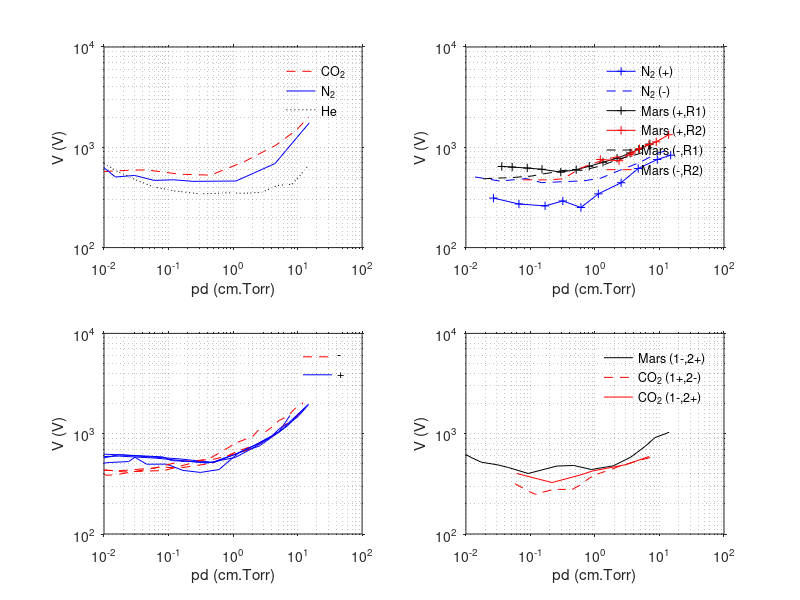
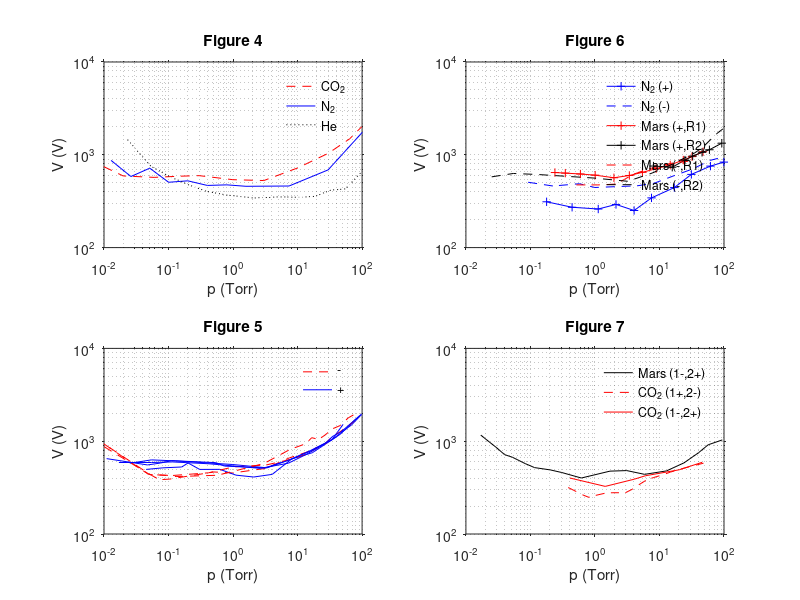

MATLAB code for these plots, in order:
clearvars
close all
clc

load('Manning2010_orig.mat')
L = 0.15; % _cm

pr.sph.CO2.M10       = 10.^Fig_4_CO2(:,1)*L; % _cm_Torr
V_cr.sph.CO2.M10     = 10.^Fig_4_CO2(:,2); % _V
pr.sph.N2.M10        = 10.^Fig_4_N2(:,1)*L; % _cm_Torr
V_cr.sph.N2.M10      = 10.^Fig_4_N2(:,2); % _V
pr.sph.He.M10        = 10.^Fig_4_He(:,1)*L; % _cm_Torr
V_cr.sph.He.M10      = 10.^Fig_4_He(:,2); % _V

pr.sph.Mars.M10{1}   = 10.^Fig_5_circle_open(:,1)*L; % _cm_Torr
V_cr.sph.Mars.M10{1} = 10.^Fig_5_circle_open(:,2); % _V
pr.sph.Mars.M10{2}   = 10.^Fig_5_circ_filled(:,1)*L; % _cm_Torr
V_cr.sph.Mars.M10{2} = 10.^Fig_5_circ_filled(:,2); % _V
pr.sph.Mars.M10{3}   = 10.^Fig_5_crosses(:,1)*L; % _cm_Torr
V_cr.sph.Mars.M10{3} = 10.^Fig_5_crosses(:,2); % _V
pr.sph.Mars.M10{4}   = 10.^Fig_5_diamond_open(:,1)*L; % _cm_Torr
V_cr.sph.Mars.M10{4} = 10.^Fig_5_diamond_open(:,2); % _V
pr.sph.Mars.M10{5}   = 10.^Fig_5_square_open(:,1)*L; % _cm_Torr
V_cr.sph.Mars.M10{5} = 10.^Fig_5_square_open(:,2); % _V
pr.sph.Mars.M10{6}   = 10.^Fig_5_square_filled(:,1)*L; % _cm_Torr
V_cr.sph.Mars.M10{6} = 10.^Fig_5_square_filled(:,2); % _V
pr.sph.Mars.M10{7}   = 10.^Fig_5_triangle_open(:,1)*L; % _cm_Torr
V_cr.sph.Mars.M10{7} = 10.^Fig_5_triangle_open(:,2); % _V

pr.cyl.N2.M10{1}     = 10.^Fig_6_N2_negative(:,1)*L; % _cm_Torr
V_cr.cyl.N2.M10{1}   = 10.^Fig_6_N2_negative(:,2); % _V
pr.cyl.N2.M10{2}     = 10.^Fig_6_N2_positive(:,1)*L; % _cm_Torr
V_cr.cyl.N2.M10{2}   = 10.^Fig_6_N2_positive(:,2); % _V
pr.cyl.Mars.M10{1}   = 10.^Fig_6_Mars_negative_R1(:,1)*L; % _cm_Torr
V_cr.cyl.Mars.M10{1} = 10.^Fig_6_Mars_negative_R1(:,2); % _V
pr.cyl.Mars.M10{2}   = 10.^Fig_6_Mars_positive_R1(:,1)*L; % _cm_Torr
V_cr.cyl.Mars.M10{2} = 10.^Fig_6_Mars_positive_R1(:,2); % _V
pr.cyl.Mars.M10{3}   = 10.^Fig_6_Mars_negative_R2(:,1)*L; % _cm_Torr
V_cr.cyl.Mars.M10{3} = 10.^Fig_6_Mars_negative_R2(:,2); % _V
pr.cyl.Mars.M10{4}   = 10.^Fig_6_Mars_positive_R2(:,1)*L; % _cm_Torr
V_cr.cyl.Mars.M10{4} = 10.^Fig_6_Mars_positive_R2(:,2); % _V

pr.cyl.CO2.M10{1}    = 10.^Fig_7_CO2_negative_positive(:,1)*L; % _cm_Torr
V_cr.cyl.CO2.M10{1}  = 10.^Fig_7_CO2_negative_positive(:,2); % _V
pr.cyl.CO2.M10{2}    = 10.^Fig_7_CO2_positive_negative(:,1)*L; % _cm_Torr
V_cr.cyl.CO2.M10{2}  = 10.^Fig_7_CO2_positive_negative(:,2); % _V
pr.cyl.Mars.M10{5}   = 10.^Fig_7_Mars_negative_positive(:,1)*L; % _cm_Torr
V_cr.cyl.Mars.M10{5} = 10.^Fig_7_Mars_negative_positive(:,2); % _V

clear Fig*

figure('Name','Manning et al., 2010: Paschen curves');
subplot(221)
loglog(...
    pr.sph.CO2.M10 , V_cr.sph.CO2.M10 , 'r--',...
    pr.sph.N2.M10  , V_cr.sph.N2.M10  , 'b-' ,...
    pr.sph.He.M10  , V_cr.sph.He.M10  , 'k:' )
set(gca,'TickDir','out','XMinorGrid','on','YMinorGrid','on')
legend('CO_2','N_2','He','Location','best')
legend boxoff
xlim([1e-2 1e2])
ylim([1e2 1e4])
xlabel('pd (cm.Torr)')
ylabel('V (V)')

subplot(222)
loglog(...
    pr.cyl.N2.M10{2}   , V_cr.cyl.N2.M10{2}   , 'b+-' ,...
    pr.cyl.N2.M10{1}   , V_cr.cyl.N2.M10{1}   , 'b--' ,...
    pr.cyl.Mars.M10{2} , V_cr.cyl.Mars.M10{2} , 'k+-' ,...
    pr.cyl.Mars.M10{4} , V_cr.cyl.Mars.M10{4} , 'r+-' ,...
    pr.cyl.Mars.M10{1} , V_cr.cyl.Mars.M10{1} , 'k--' ,...
    pr.cyl.Mars.M10{3} , V_cr.cyl.Mars.M10{3} , 'r--' )
set(gca,'TickDir','out','XMinorGrid','on','YMinorGrid','on')
legend('N_2 (+)','N_2 (-)','Mars (+,R1)','Mars (+,R2)','Mars (-,R1)','Mars (-,R2)','Location','best')
legend boxoff
xlim([1e-2 1e2])
ylim([1e2 1e4])
xlabel('pd (cm.Torr)')
ylabel('V (V)')

subplot(223)
loglog(...
    pr.sph.Mars.M10{2} , V_cr.sph.Mars.M10{2} ,'r--' ,...
    pr.sph.Mars.M10{1} , V_cr.sph.Mars.M10{1} ,'b-'  ,...
    pr.sph.Mars.M10{3} , V_cr.sph.Mars.M10{3} ,'b-'  ,...
    pr.sph.Mars.M10{4} , V_cr.sph.Mars.M10{4} ,'r--' ,...
    pr.sph.Mars.M10{6} , V_cr.sph.Mars.M10{6} ,'r--' ,...
    pr.sph.Mars.M10{5} , V_cr.sph.Mars.M10{5} ,'b-'  ,...
    pr.sph.Mars.M10{7} , V_cr.sph.Mars.M10{7} ,'b-'  )
legend('-','+','Location','best')
set(gca,'TickDir','out','XMinorGrid','on','YMinorGrid','on')
legend boxoff
xlim([1e-2 1e2])
ylim([1e2 1e4])
xlabel('pd (cm.Torr)')
ylabel('V (V)')

subplot(224)
loglog(...
    pr.cyl.Mars.M10{5} , V_cr.cyl.Mars.M10{5} ,'k-'  ,...
    pr.cyl.CO2.M10{2}  , V_cr.cyl.CO2.M10{2}  ,'r--' ,...
    pr.cyl.CO2.M10{1}  , V_cr.cyl.CO2.M10{1}  ,'r-'  )
legend('Mars (1-,2+)','CO_2 (1+,2-)','CO_2 (1-,2+)','Location','best')
set(gca,'TickDir','out','XMinorGrid','on','YMinorGrid','on')
legend boxoff
xlim([1e-2 1e2])
ylim([1e2 1e4])
xlabel('pd (cm.Torr)')
ylabel('V (V)')

%%
figure('Name','Manning et al., 2010: Original');
subplot(221)
loglog(...
    pr.sph.CO2.M10 /L, V_cr.sph.CO2.M10 , 'r--',...
    pr.sph.N2.M10  /L, V_cr.sph.N2.M10  , 'b-' ,...
    pr.sph.He.M10  /L, V_cr.sph.He.M10  , 'k:' )
set(gca,'TickDir','out','XMinorGrid','on','YMinorGrid','on')
legend('CO_2','N_2','He','Location','best')
legend boxoff
xlim([1e-2 1e2])
ylim([1e2 1e4])
xlabel('p (Torr)')
ylabel('V (V)')
title('Figure 4')

subplot(222)
loglog(...
    pr.cyl.N2.M10{2}   /L, V_cr.cyl.N2.M10{2}   , 'b+-' ,...
    pr.cyl.N2.M10{1}   /L, V_cr.cyl.N2.M10{1}   , 'b--' ,...
    pr.cyl.Mars.M10{2} /L, V_cr.cyl.Mars.M10{2} , 'r+-' ,...
    pr.cyl.Mars.M10{4} /L, V_cr.cyl.Mars.M10{4} , 'k+-' ,...
    pr.cyl.Mars.M10{3} /L, V_cr.cyl.Mars.M10{3} , 'r--' ,...
    pr.sph.Mars.M10{1} /L, V_cr.sph.Mars.M10{1} , 'k--' )
set(gca,'TickDir','out','XMinorGrid','on','YMinorGrid','on')
legend('N_2 (+)','N_2 (-)','Mars (+,R1)','Mars (+,R2)','Mars (-,R1)','Mars (-,R2)','Location','best')
legend boxoff
xlim([1e-2 1e2])
ylim([1e2 1e4])
xlabel('p (Torr)')
ylabel('V (V)')
title('Figure 6')

subplot(223)
loglog(...
    pr.sph.Mars.M10{2} /L, V_cr.sph.Mars.M10{2} , 'r--' ,...
    pr.sph.Mars.M10{1} /L, V_cr.sph.Mars.M10{1} , 'b-'  ,...
    pr.sph.Mars.M10{3} /L, V_cr.sph.Mars.M10{3} , 'b-'  ,...
    pr.sph.Mars.M10{4} /L, V_cr.sph.Mars.M10{4} , 'r--' ,...
    pr.sph.Mars.M10{6} /L, V_cr.sph.Mars.M10{6} , 'r--' ,...
    pr.sph.Mars.M10{5} /L, V_cr.sph.Mars.M10{5} , 'b-'  ,...
    pr.sph.Mars.M10{7} /L, V_cr.sph.Mars.M10{7} , 'b-'  )
legend('-','+','Location','best')
set(gca,'TickDir','out','XMinorGrid','on','YMinorGrid','on')
legend boxoff
xlim([1e-2 1e2])
ylim([1e2 1e4])
xlabel('p (Torr)')
ylabel('V (V)')
title('Figure 5')

subplot(224)
loglog(...
    pr.cyl.Mars.M10{5} /L, V_cr.cyl.Mars.M10{5} ,'k-'  ,...
    pr.cyl.CO2.M10{2}  /L, V_cr.cyl.CO2.M10{2}  ,'r--' ,...
    pr.cyl.CO2.M10{1}  /L, V_cr.cyl.CO2.M10{1}  ,'r-'  )
legend('Mars (1-,2+)','CO_2 (1+,2-)','CO_2 (1-,2+)','Location','best')
set(gca,'TickDir','out','XMinorGrid','on','YMinorGrid','on')
legend boxoff
xlim([1e-2 1e2])
ylim([1e2 1e4])
xlabel('p (Torr)')
ylabel('V (V)')
title('Figure 7')

%%
% pR.CO2.M10   = [pr.sph.CO2.M10 ; pr.cyl.CO2.M10{2}; pr.cyl.CO2.M10{1}];
% Vcr.CO2.M10  = [V_cr.sph.CO2.M10 ; V_cr.cyl.CO2.M10{2}; V_cr.cyl.CO2.M10{1}];
% 
% pR.N2.M10    = [pr.sph.N2.M10  ; pr.cyl.N2.M10{2}; pr.cyl.N2.M10{1}];
% Vcr.N2.M10   = [V_cr.sph.N2.M10  ; V_cr.cyl.N2.M10{2}; V_cr.cyl.N2.M10{1}];
% 
% pR.He.M10    = pr.sph.He.M10;
% Vcr.He.M10   = V_cr.sph.He.M10;
% 
% pR.Mars.M10  = [...
%     pr.cyl.Mars.M10{1} ; pr.cyl.Mars.M10{2} ; pr.cyl.Mars.M10{3} ; pr.cyl.Mars.M10{4} ;...
%     pr.sph.Mars.M10{1} ; pr.sph.Mars.M10{2} ; pr.sph.Mars.M10{3} ; pr.sph.Mars.M10{4} ;...
%     pr.sph.Mars.M10{5} ; pr.sph.Mars.M10{6}; pr.sph.Mars.M10{7}; pr.cyl.Mars.M10{5}];
% 
% Vcr.Mars.M10  = [...
%     V_cr.cyl.Mars.M10{1} ; V_cr.cyl.Mars.M10{2} ; V_cr.cyl.Mars.M10{3} ; V_cr.cyl.Mars.M10{4} ;...
%     V_cr.sph.Mars.M10{1} ; V_cr.sph.Mars.M10{2} ; V_cr.sph.Mars.M10{3} ; V_cr.sph.Mars.M10{4} ;...
%     V_cr.sph.Mars.M10{5} ; V_cr.sph.Mars.M10{6}; V_cr.sph.Mars.M10{7}; V_cr.cyl.Mars.M10{5}];

% figure('Name','Global')
% subplot(121)
% loglog(...
%     pR.CO2.M10  , Vcr.CO2.M10  , 'r+' , ...
%     pR.N2.M10   , Vcr.N2.M10   , 'b+' , ...
%     pR.He.M10   , Vcr.He.M10   , 'g+' , ...
%     pR.Mars.M10 , Vcr.Mars.M10 , 'k+' )
% set(gca,'TickDir','out','XMinorGrid','on','YMinorGrid','on')
% legend('CO_2','N_2','He','Mars','Location','best')
% legend boxoff
% xlim([1e-2 1e2])
% ylim([1e2 1e4])
% xlabel('pd (cm.Torr)')
% ylabel('V (V)')
% 
% subplot(122)
% clear pr V_cr d
% [~,idx]       = sort(pR.CO2.M10);
% pr.CO2.M10    = pR.CO2.M10(idx);
% V_cr.CO2.M10  = Vcr.CO2.M10(idx);
% [~,idx]       = sort(pR.N2.M10);
% pr.N2.M10     = pR.N2.M10(idx);
% V_cr.N2.M10   = Vcr.N2.M10(idx);
% [~,idx]       = sort(pR.He.M10);
% pr.He.M10     = pR.He.M10(idx);
% V_cr.He.M10   = Vcr.He.M10(idx);
% [~,idx]       = sort(pR.Mars.M10);
% pr.Mars.M10   = pR.Mars.M10(idx);
% V_cr.Mars.M10 = Vcr.Mars.M10(idx);
% clear pR Vcr idx
% 
% loglog(...
%     pr.CO2.M10  , V_cr.CO2.M10  , 'r+' , ...
%     pr.N2.M10   , V_cr.N2.M10   , 'b+' , ...
%     pr.He.M10   , V_cr.He.M10   , 'g+' , ...
%     pr.Mars.M10 , V_cr.Mars.M10 , 'k+' )
% set(gca,'TickDir','out','XMinorGrid','on','YMinorGrid','on')
% legend('CO_2','N_2','He','Mars','Location','best')
% legend boxoff
% xlim([1e-2 1e2])
% ylim([1e2 1e4])
% xlabel('pd (cm.Torr)')
% ylabel('V (V)')

save('Manning2010_sorted.mat')